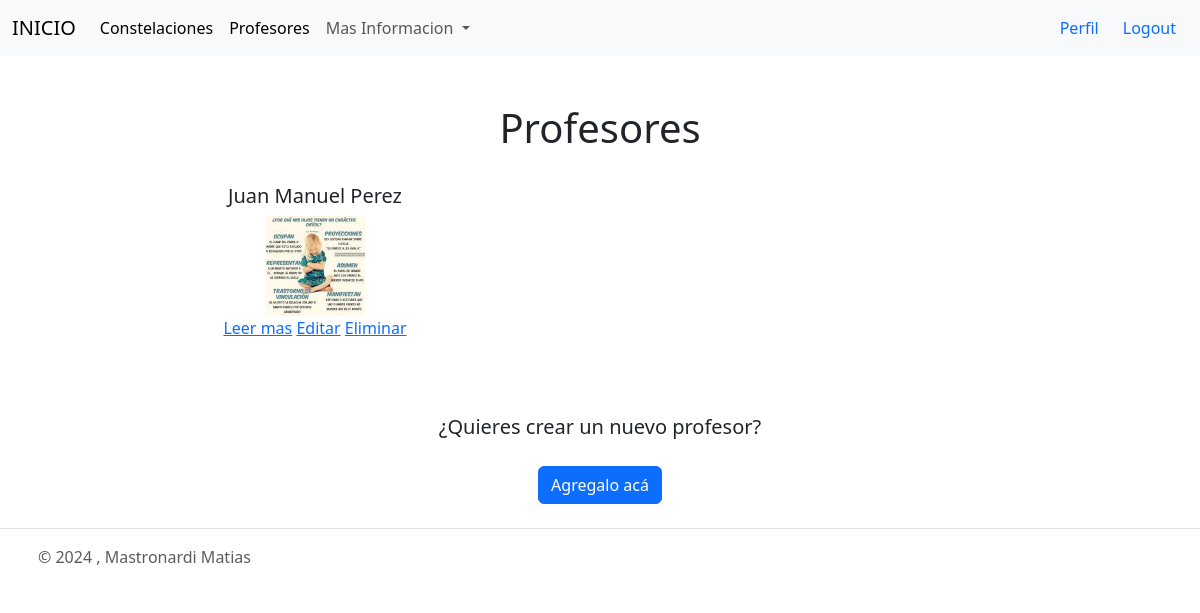
The app's page /profesores/ (signed in), older data.
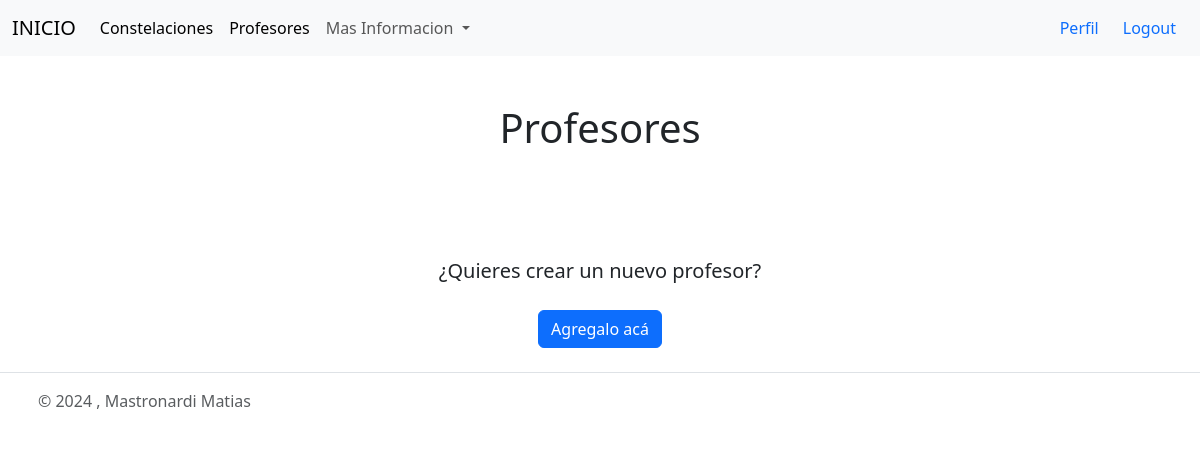
The same page, newer data.
### app/models.py (models this page shows, shortened)
class Profesores(models.Model):
    constelaciondisponibles =(
        ('Relación padres-hijos' , 'relación padres-hijos' ) ,
        ('Pareja' , 'pareja'),
        ('Excluidos' , 'excluidos'),
        ('Divorcios o separaciones' , 'divorcios o separaciones' ),
        ('Trabajo','trabajo'),
        ('Guerras' , 'guerras'),
        ('Muertes tempranas', 'muertes tempranas'),
        ('otros' , 'Otros'),
    )
    usuario = models.ForeignKey(User, on_delete=models.CASCADE, null=True, blank=True)
    Profesor = models.CharField(max_length=200)
    constelacionnesDadas = models.CharField(max_length=40, choices=constelaciondisponibles, default='Ninguna')
    descripcion = models.TextField(null=True, blank=True)
    fechaPublicacion = models.DateTimeField(auto_now_add=True)
    telefonoContacto = models.IntegerField()
    emailContacto = models.EmailField()
    imagendeProfesor = models.ImageField(null=True, blank=True, upload_to="media/")
    class Meta:
        ordering = ['usuario', '-fechaPublicacion']

### app/views.py (the view)
# urls.py: path('profesores/', ProfesoresListView.as_view(), name='Profesores'),
class ProfesoresListView(LoginRequiredMixin, ListView):
    model = Profesores
    context_object_name = 'profesores'
    template_name = 'Profesores_Vista.html'
    queryset = Profesores.objects.all()
    login_url = '/Login/'

### app/templates/Profesores_Vista.html
{% extends 'Padre.html' %}
{% block content %}
<br>
<br>
<div class="container text-center">
    <h1>Profesores</h1>
</div>
<br>
<div class="container text-center">
    <div class="row">
        {% for profesor in profesores %}
        <div class="col-sm-6 align-items-center">
            <div class="card-body">
                <h5>{{ profesor.Profesor }}</h5>
                <center>{% if profesor.imagendeProfesor %}
                <img src="{{ profesor.imagendeProfesor.url }}" class="" width="100px">
                {% endif %}</center>
                <a href="{% url 'profesoresDetalle' profesor.id %}">Leer mas</i></a>
                {% if user.id == profesor.usuario.id or user.is_superuser%}
                <a href="{% url 'profesoresUpdate' profesor.id %}">Editar</i></a>
                <a href="{% url 'profesoresDelete' profesor.id %}">Eliminar</i></a>
                {% endif %}
            </div>
        </div>
        {% endfor %}
        {% if user.is_superuser %}
            <section class="p-5 p-lg-0 pt-lg-5 text-center text-sm-start">
                <div class="container">
                    <div class="">
                        <div class="text-center">
                            <p class="lead my-4">
                                ¿Quieres crear un nuevo profesor?
                            </p>
                            <a href="{% url 'ProfesorNuevo' %}">
                                <button type="button" class="btn btn-primary">Agregalo acá</button>
                            </a>
                        </div>
                    </div>
                </div>
            </section>
        {% endif %}
    </div>
</div>
{% endblock %}

Row changes from the older to the newer data that the page shows:
removed Profesores: Profesor "Juan Manuel Perez", imagendeProfesor (picture), shows "Editar"
